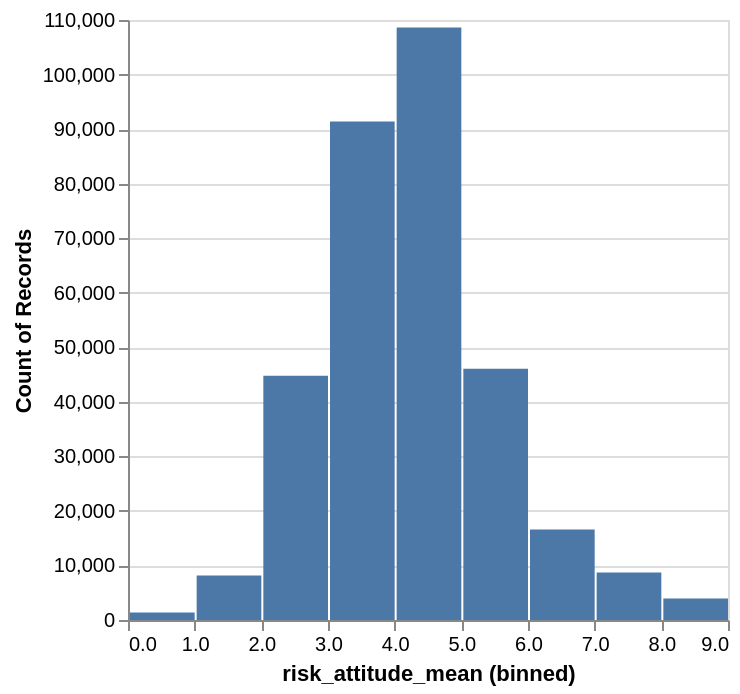

The cell this chart's notebook holds for it:
### Code cell
# generate a histogram plot of risk attitude mean
import altair as alt

# configure for large datasets
alt.data_transformers.enable("vegafusion")

alt.Chart(df_riskstats).mark_bar().encode(
    alt.X("risk_attitude_mean", bin=True),
    y='count()',
)

### Figure 1 — Vega specification as saved in the notebook (floating-point values rounded to 4 significant figures)
{"$schema": "https://vega.github.io/schema/vega/v6.json", "data": [{"name": "source_0", "values": [{"__count": 108640, "bin_maxbins_10_risk_attitude_mean": 4.0, "bin_maxbins_10_risk_attitude_mean_end": 5.0}, {"__count": 91386, "bin_maxbins_10_risk_attitude_mean": 3.0, "bin_maxbins_10_risk_attitude_mean_end": 4.0}, {"__count": 44787, "bin_maxbins_10_risk_attitude_mean": 2.0, "bin_maxbins_10_risk_attitude_mean_end": 3.0}, {"__count": 46069, "bin_maxbins_10_risk_attitude_mean": 5.0, "bin_maxbins_10_risk_attitude_mean_end": 6.0}, {"__count": 8170, "bin_maxbins_10_risk_attitude_mean": 1.0, "bin_maxbins_10_risk_attitude_mean_end": 2.0}, {"__count": 16594, "bin_maxbins_10_risk_attitude_mean": 6.0, "bin_maxbins_10_risk_attitude_mean_end": 7.0}, {"__count": 8700, "bin_maxbins_10_risk_attitude_mean": 7.0, "bin_maxbins_10_risk_attitude_mean_end": 8.0}, {"__count": 3923, "bin_maxbins_10_risk_attitude_mean": 8.0, "bin_maxbins_10_risk_attitude_mean_end": 9.0}, {"__count": 1396, "bin_maxbins_10_risk_attitude_mean": 0.0, "bin_maxbins_10_risk_attitude_mean_end": 1.0}]}, {"name": "source_0_y_domain___count", "values": [{"min": 1396, "max": 108640}]}], "signals": [{"name": "bin_maxbins_10_risk_attitude_mean_bins", "value": {"fields": ["risk_attitude_mean"], "fname": "bin_risk_attitude_mean", "start": 0.0, "step": 1.0, "stop": 9.0}}], "marks": [{"type": "rect", "name": "marks", "from": {"data": "source_0"}, "encode": {"update": {"y2": {"value": 0, "scale": "y"}, "fill": {"value": "#4c78a8"}, "x": {"field": "bin_maxbins_10_risk_attitude_mean_end", "scale": "x", "offset": {"signal": "0.5 + (abs(scale(\"x\", datum[\"bin_maxbins_10_risk_attitude_mean_end\"]) - scale(\"x\", datum[\"bin_maxbins_10_risk_attitude_mean\"])) < 0.25 ? 0.5 * (0.25 - (abs(scale(\"x\", datum[\"bin_maxbins_10_risk_attitude_mean_end\"]) - scale(\"x\", datum[\"bin_maxbins_10_risk_attitude_mean\"])))) : -0.5)"}}, "y": {"field": "__count", "scale": "y"}, "x2": {"field": "bin_maxbins_10_risk_attitude_mean", "scale": "x", "offset": {"signal": "0.5 + (abs(scale(\"x\", datum[\"bin_maxbins_10_risk_attitude_mean_end\"]) - scale(\"x\", datum[\"bin_maxbins_10_risk_attitude_mean\"])) < 0.25 ? -0.5 * (0.25 - (abs(scale(\"x\", datum[\"bin_maxbins_10_risk_attitude_mean_end\"]) - scale(\"x\", datum[\"bin_maxbins_10_risk_attitude_mean\"])))) : 0.5)"}}}}, "style": ["bar"]}], "scales": [{"name": "x", "type": "linear", "domain": {"signal": "[bin_maxbins_10_risk_attitude_mean_bins.start, bin_maxbins_10_risk_attitude_mean_bins.stop]"}, "range": [0, {"signal": "width"}], "bins": {"signal": "bin_maxbins_10_risk_attitude_mean_bins"}, "zero": false}, {"name": "y", "type": "linear", "domain": [{"signal": "(data(\"source_0_y_domain___count\")[0] || {}).min"}, {"signal": "(data(\"source_0_y_domain___count\")[0] || {}).max"}], "range": [{"signal": "height"}, 0], "nice": true, "zero": true}], "axes": [{"scale": "y", "ticks": false, "zindex": 0, "tickCount": {"signal": "ceil(height/40)"}, "gridScale": "x", "minExtent": 0, "labels": false, "orient": "left", "domain": false, "maxExtent": 0, "aria": false, "grid": true}, {"scale": "x", "orient": "bottom", "grid": false, "title": "risk_attitude_mean (binned)", "labelOverlap": true, "zindex": 0, "labelFlush": true, "tickCount": {"signal": "ceil(width/10)"}}, {"scale": "y", "tickCount": {"signal": "ceil(height/40)"}, "orient": "left", "title": "Count of Records", "grid": false, "zindex": 0, "labelOverlap": true}], "height": 300, "style": "cell", "width": 300, "background": "white", "padding": 5}
